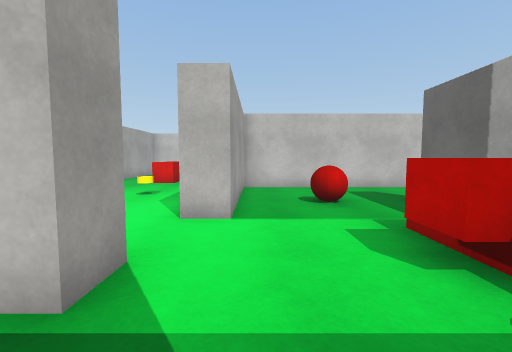
[1] (above)

24 first-person views from a walk through a scene from a Unity 3-D project. The camera is 1.2 m above the floor, tilts 4° down and sees 90° across. The floor is counted in squares, 1 m on a side. Each view is taken from the middle of a square. On the plan, view 1 faces up. The plan holds only what a view shows up to about 12 squares ahead; the rest is blank. The place goes on beyond the plan. The player character is not drawn. Surface patterns are stand-ins for the level's own textures.

[2]
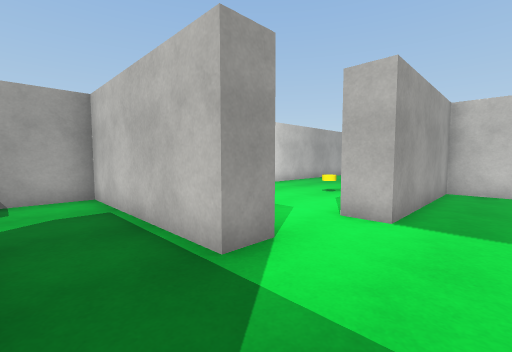

[3]
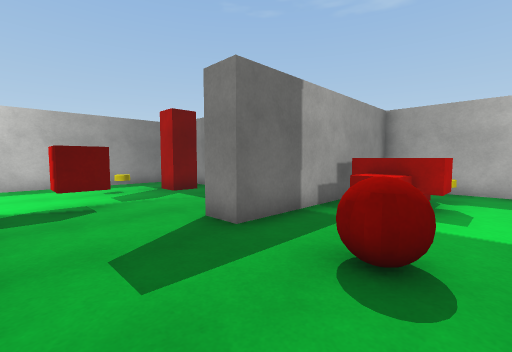

[4]
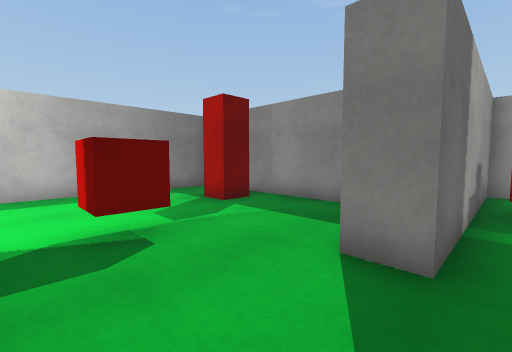

[5]
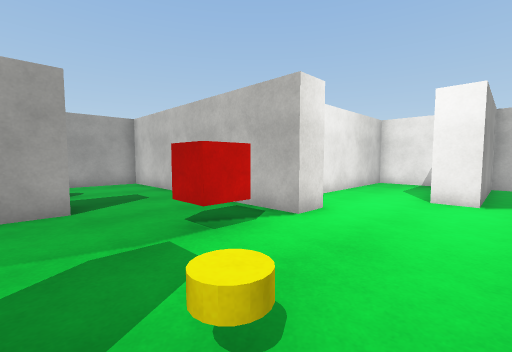

[6]
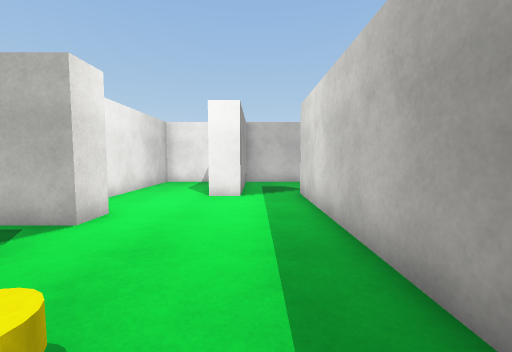

[7]
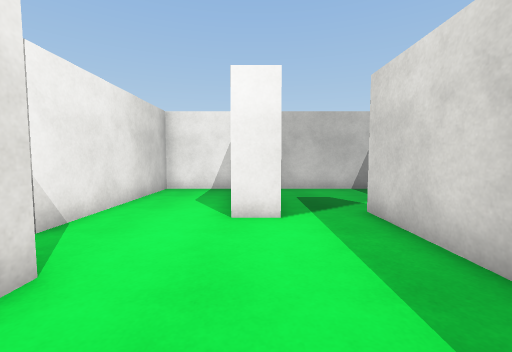

[8]
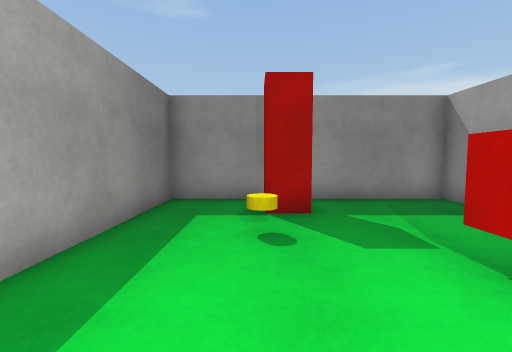

[9]
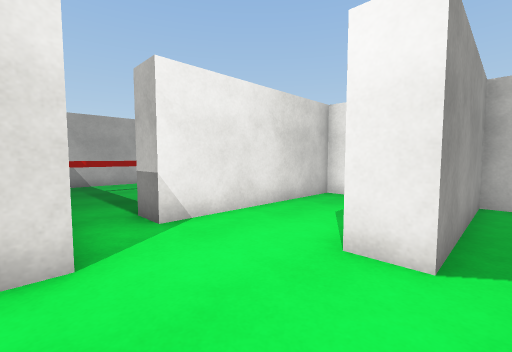

[10]
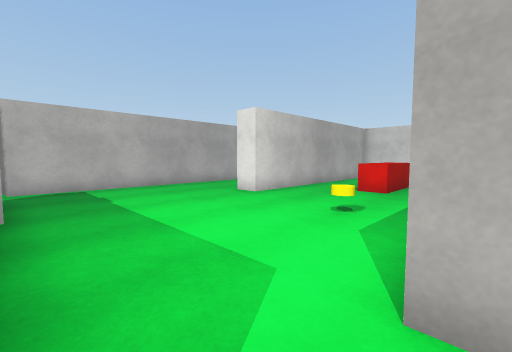

[11]
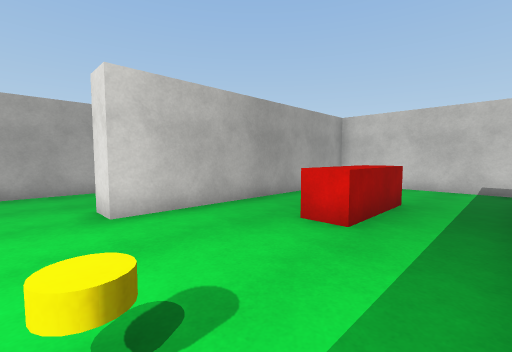

[12]
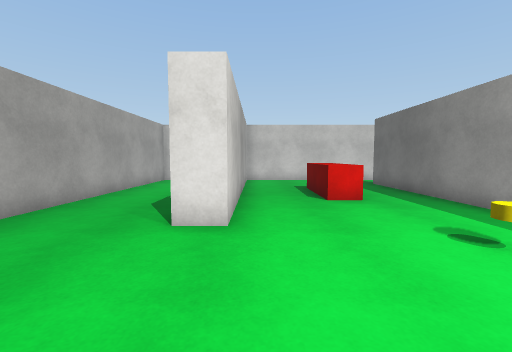

[13]
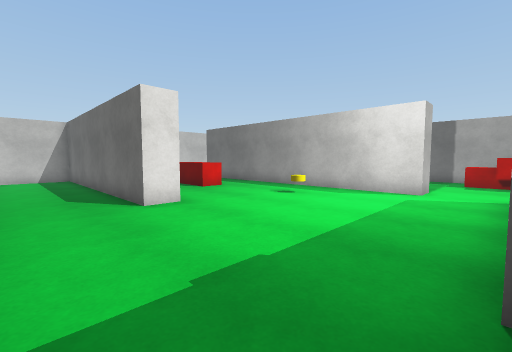

[14]
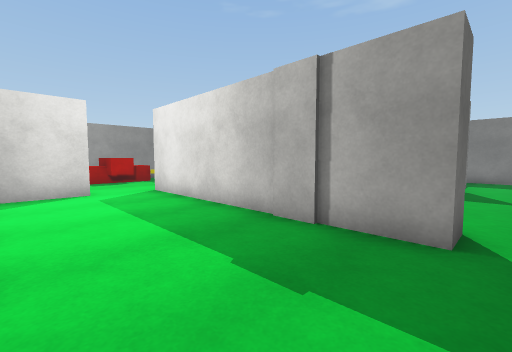

[15]
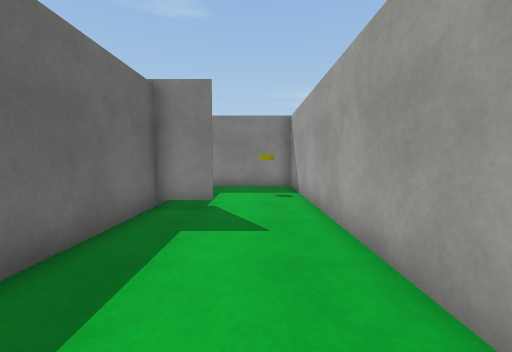

[16]
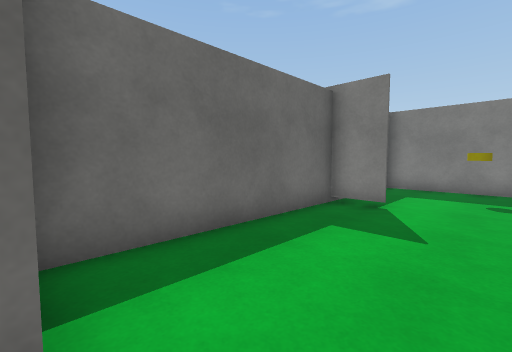

[17]
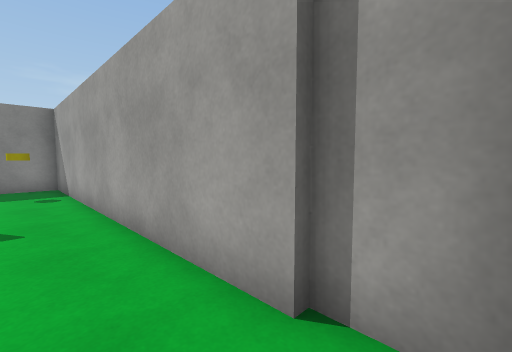

[18]
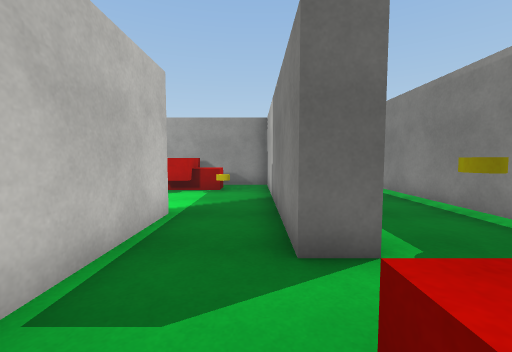

[19]
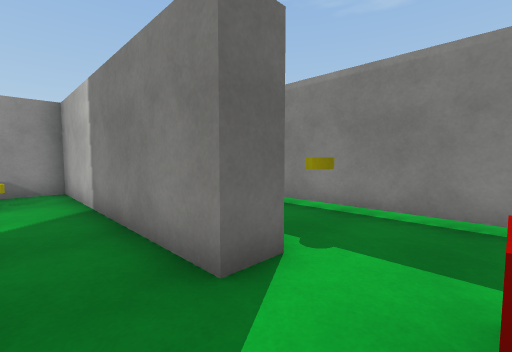

[20]
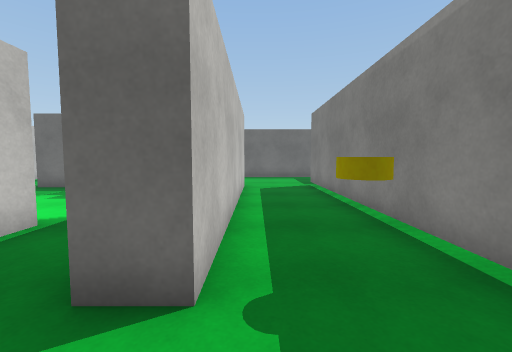

[21]
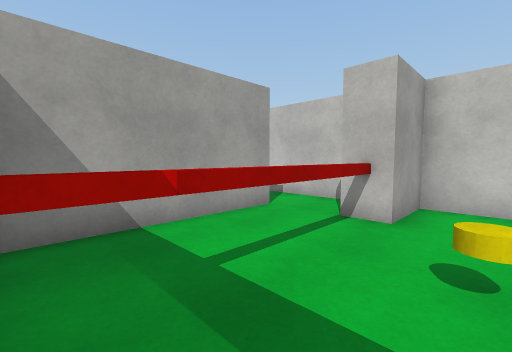

[22]
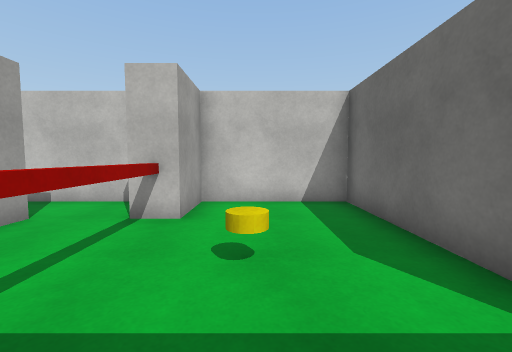

[23]
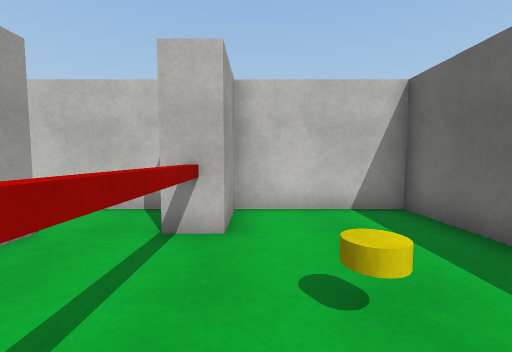

[24]
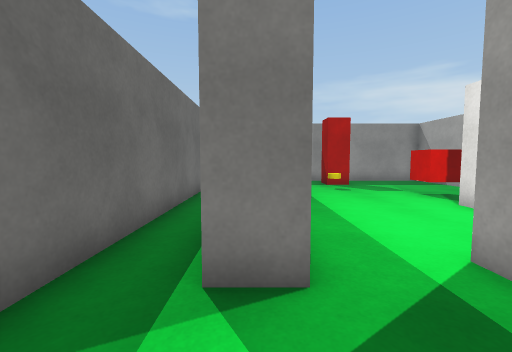

### Floor plan
Key: @ floor where view 1 was taken; # wall or solid block; . floor; ^ raised ledge; C yellow cylinder; B red ball; R red block; E red cube; T thing the floor can be seen under or through; O other object.
Columns run from 13 left of view 1 to 16 right of it. Each row starts with its distance up from view 1.
 19   ###########################
 18   ...#  .......T....#...#....
 17  #...#.........T....#...#....
 16  #...#......#..T....#...#...
 15  #...#..^^..#..T.C..#...#....#
 14  #...#..^^..#..T....#......#.#
 13  #...#..^^..#..T....#......#.#
 12  #...#...^..#..T...........#.#
 11  #...#......##########.....#.#
 10  #...#......#..............# #
  9  #..........#........E.....# #
  8  #.......C..#..............# #
  7  #..........#..B........C..#
  6  #..........#.....#........#
  5  #..........#.....#....RR..#
  4  #..............^.#........#
  3 ##.#########...RRR##########
  2 #..#########....R.#
  1 #....#.........O..#
  0 #....#.......@....#
 -1 #....#RR.##########
 -2 #....# .............
 -3 #....# .............
 -4 #...## TTTTTTTT####.
 -5 #....# ...........
 -6 #....
 -7 #....
 -8 #....
 -9 ######

Where each view was taken, in squares from view 1:
view 1: 0 up, 0 right, facing up
view 2: 0 up, 1 right, facing up-left
view 3: 10 up, 1 right, facing down-right
view 4: 10 up, 4 right, facing down-right
view 5: 6 up, 12 right, facing up-left
view 6: 6 up, 12 right, facing up
view 7: 9 up, 11 right, facing up
view 8: 11 up, 11 right, facing down
view 9: 11 up, 12 right, facing up-left
view 10: 3 up, 1 left, facing up-left
view 11: 8 up, 2 left, facing up-left
view 12: 5 up, 7 left, facing up
view 13: 3 up, 11 left, facing up-right
view 14: 7 up, 11 left, facing down-right
view 15: 2 up, 11 left, facing down
view 16: 2 up, 12 left, facing down-right
view 17: 3 up, 11 left, facing down-left
view 18: 0 up, 7 left, facing right
view 19: 1 up, 6 left, facing down-right
view 20: 2 down, 6 left, facing right
view 21: 12 up, 4 right, facing up-left
view 22: 12 up, 4 right, facing up
view 23: 13 up, 3 right, facing up
view 24: 17 up, 14 right, facing down
